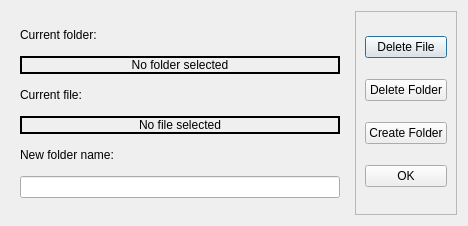
<?xml version="1.0" encoding="UTF-8"?>
<ui version="4.0">
 <class>FilesDialogDesign</class>
 <widget class="QDialog" name="FilesDialogDesign">
  <property name="geometry">
   <rect>
    <x>0</x>
    <y>0</y>
    <width>468</width>
    <height>226</height>
   </rect>
  </property>
  <property name="sizePolicy">
   <sizepolicy hsizetype="Expanding" vsizetype="Fixed">
    <horstretch>0</horstretch>
    <verstretch>0</verstretch>
   </sizepolicy>
  </property>
  <property name="windowTitle">
   <string>Dialog</string>
  </property>
  <layout class="QHBoxLayout" name="horizontalLayout">
   <item>
    <widget class="QWidget" name="widget" native="true">
     <property name="sizePolicy">
      <sizepolicy hsizetype="Expanding" vsizetype="Preferred">
       <horstretch>0</horstretch>
       <verstretch>0</verstretch>
      </sizepolicy>
     </property>
     <layout class="QVBoxLayout" name="verticalLayout">
      <item>
       <widget class="QLabel" name="label1">
        <property name="sizePolicy">
         <sizepolicy hsizetype="Preferred" vsizetype="Fixed">
          <horstretch>0</horstretch>
          <verstretch>0</verstretch>
         </sizepolicy>
        </property>
        <property name="text">
         <string>Current folder:</string>
        </property>
       </widget>
      </item>
      <item>
       <widget class="QLabel" name="currentFolderLabel">
        <property name="sizePolicy">
         <sizepolicy hsizetype="Preferred" vsizetype="Fixed">
          <horstretch>0</horstretch>
          <verstretch>0</verstretch>
         </sizepolicy>
        </property>
        <property name="styleSheet">
         <string notr="true"/>
        </property>
        <property name="frameShape">
         <enum>QFrame::WinPanel</enum>
        </property>
        <property name="text">
         <string>No folder selected</string>
        </property>
        <property name="alignment">
         <set>Qt::AlignCenter</set>
        </property>
        <property name="margin">
         <number>0</number>
        </property>
        <property name="indent">
         <number>-1</number>
        </property>
       </widget>
      </item>
      <item>
       <widget class="QLabel" name="label2">
        <property name="sizePolicy">
         <sizepolicy hsizetype="Preferred" vsizetype="Fixed">
          <horstretch>0</horstretch>
          <verstretch>0</verstretch>
         </sizepolicy>
        </property>
        <property name="text">
         <string>Current file:</string>
        </property>
       </widget>
      </item>
      <item>
       <widget class="QLabel" name="currentFileLabel">
        <property name="sizePolicy">
         <sizepolicy hsizetype="Preferred" vsizetype="Fixed">
          <horstretch>0</horstretch>
          <verstretch>0</verstretch>
         </sizepolicy>
        </property>
        <property name="frameShape">
         <enum>QFrame::WinPanel</enum>
        </property>
        <property name="frameShadow">
         <enum>QFrame::Plain</enum>
        </property>
        <property name="text">
         <string>No file selected</string>
        </property>
        <property name="alignment">
         <set>Qt::AlignCenter</set>
        </property>
        <property name="margin">
         <number>0</number>
        </property>
       </widget>
      </item>
      <item>
       <widget class="QLabel" name="label3">
        <property name="sizePolicy">
         <sizepolicy hsizetype="Preferred" vsizetype="Fixed">
          <horstretch>0</horstretch>
          <verstretch>0</verstretch>
         </sizepolicy>
        </property>
        <property name="text">
         <string>New folder name:</string>
        </property>
       </widget>
      </item>
      <item>
       <widget class="QLineEdit" name="newFolderLine"/>
      </item>
     </layout>
    </widget>
   </item>
   <item>
    <widget class="QFrame" name="frame">
     <property name="frameShape">
      <enum>QFrame::StyledPanel</enum>
     </property>
     <property name="frameShadow">
      <enum>QFrame::Raised</enum>
     </property>
     <layout class="QVBoxLayout" name="verticalLayout_2">
      <item>
       <widget class="QPushButton" name="deleteFileButton">
        <property name="toolTip">
         <string>Delete selected file</string>
        </property>
        <property name="text">
         <string>Delete File</string>
        </property>
        <property name="icon">
         <iconset resource="../resources/resource.qrc">
          <normaloff>:/images/DeleteFile</normaloff>:/images/DeleteFile</iconset>
        </property>
       </widget>
      </item>
      <item>
       <widget class="QPushButton" name="deleteFolderButton">
        <property name="toolTip">
         <string>Delete selected folder</string>
        </property>
        <property name="text">
         <string>Delete Folder</string>
        </property>
        <property name="icon">
         <iconset resource="../resources/resource.qrc">
          <normaloff>:/images/DeleteFolder</normaloff>:/images/DeleteFolder</iconset>
        </property>
       </widget>
      </item>
      <item>
       <widget class="QPushButton" name="createFolderButton">
        <property name="toolTip">
         <string>Create new folder under selected folder</string>
        </property>
        <property name="text">
         <string>Create Folder</string>
        </property>
        <property name="icon">
         <iconset resource="../resources/resource.qrc">
          <normaloff>:/images/AddFolder</normaloff>:/images/AddFolder</iconset>
        </property>
       </widget>
      </item>
      <item>
       <widget class="QPushButton" name="okButton">
        <property name="text">
         <string>OK</string>
        </property>
        <property name="icon">
         <iconset resource="../resources/resource.qrc">
          <normaloff>:/images/OK</normaloff>:/images/OK</iconset>
        </property>
       </widget>
      </item>
     </layout>
    </widget>
   </item>
  </layout>
 </widget>
 <resources>
  <include location="../resources/resource.qrc"/>
 </resources>
 <connections/>
</ui>
